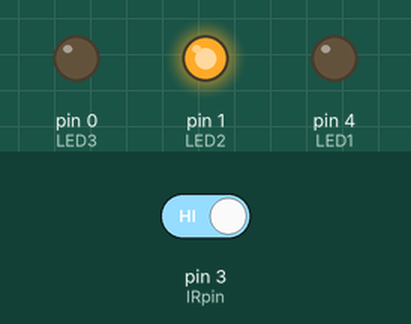
Recording of a sketch running on a simulated Arduino Uno, built with avr-gcc and run on an emulated ATmega328P. Parts: output pins drawn as LEDs (lit = HIGH). The test bench sets the inputs (shaded band); at power-on: pin 3 (IRpin) HIGH.

Above: at 1.2 s.
1.3 s: pin 3 (IRpin) driven LOW
At 1.6 s:
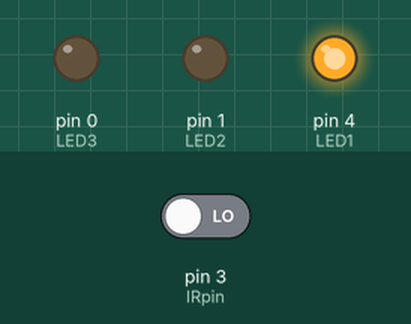
2.8 s: pin 3 (IRpin) driven HIGH
At 4.0 s:
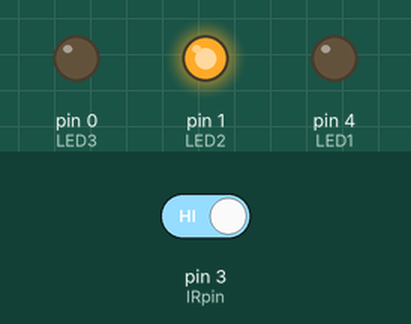
Timing chart, 0 to 5.8 s (numbered marks = the images above; inputs shaded):
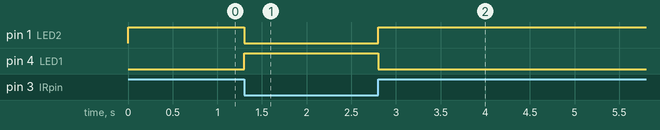

Measured:
- after the input at 1.3 s, pin 1 (LED2): HIGH → LOW at once; pin 4 (LED1): LOW → HIGH at once
- after the input at 2.8 s, pin 1 (LED2): LOW → HIGH at once; pin 4 (LED1): HIGH → LOW at once

The sketch:

firefly_IR_test.ino
```cpp
/*
  Firely IR Reader test code
    The circuit:
    * LED1 is attached from digital pin 3 (D4) to the 47 ohm resistot then to GND
    * LED2 is attached from digital pin 6 (D1) to the 47 ohm resistor then to GND
    * LED3 is attached from digital pin 5 (D0) to the 47 ohm resistor then to GND
    * The button is attached from digital pin 7 (D2) to GND
    * IR recvr attached to D3

   Forked by Anca Mosoiu 10/5/2012


    Original Firefly code by  Jeremie Boulianne for Solarbotics Ltd.

    Code elements & information borrowed from the following resources:

      High Low Tech's Programming an ATtiny with Arduino 1.0 Tutorial: http://hlt.media.mit.edu/?p=1695
      Engblaze's AVR/Arduino sleep function tutorial: http://www.engblaze.com/hush-little-microprocessor-avr-and-arduino-sleep-mode-basics/
      Engblaze's AVR/Arduino interrupt tutorial: http://www.engblaze.com/we-interrupt-this-program-to-bring-you-a-tutorial-on-arduino-interrupts/
      Alex Iannuzzi's reducing ATtiny power tutorial : http://www.insidegadgets.com/2011/02/05/reduce-attiny-power-consumption-by-sleeping-with-the-watchdog-timer/
      Dale Wheat's Tiny cyclon project: http://www.dalewheat.com/info/
*/

#include <avr/sleep.h>

//Code needed to modify the Analog to Digital Convertor (ADC) register bits to turn it on and off
#ifndef cbi
#define cbi(sfr, bit) (_SFR_BYTE(sfr) &= ~_BV(bit))
#endif
#ifndef sbi
#define sbi(sfr, bit) (_SFR_BYTE(sfr) |= _BV(bit))
#endif


// We need to use the 'raw' pin reading methods
// because timing is very important here and the digitalRead()
// procedure is slower!
#define IRpin_PIN      3
#define IRpin          3

int IRRead;          //Raw IR Reading

int LED1 = 4;
int LED2 = 1;
int LED3 = 0;

void setup() {
  pinMode(LED1, OUTPUT);                      //Create (D4) LED1 as an output
  pinMode(LED2, OUTPUT);                      //Create (D1) LED2 as an output
  pinMode(LED3, OUTPUT);                      //Create (D0) LED3 as an output
  pinMode(IRpin, INPUT);                       //Create D3 as IR input
  randomSeed(3);                           //Not so random seed
}

void loop(){
  SimpleIRRead();

}

// ************** Simple IR Reader

void SimpleIRRead(void){

  if (!digitalRead(IRpin)) {  // This is low-sensor, and is normally off
    digitalWrite(LED1, HIGH);
    digitalWrite(LED2, LOW);
  }
  else {  // This is high-sensor, and is normally on
      // pin is still HIGH
    digitalWrite(LED1, LOW);
    digitalWrite(LED2, HIGH);
  }

 /*  if (! (IRpin_PIN & _BV(IRpin))) {  // This is low-sensor, and is normally off
    digitalWrite(LED1, HIGH);
    digitalWrite(LED2, LOW);
  }
   if (IRpin_PIN & (1 << IRpin)) {  // This is high-sensor, and is normally on
      // pin is still HIGH
    digitalWrite(LED1, LOW);
    digitalWrite(LED2, HIGH);
  }

  */

}
```
